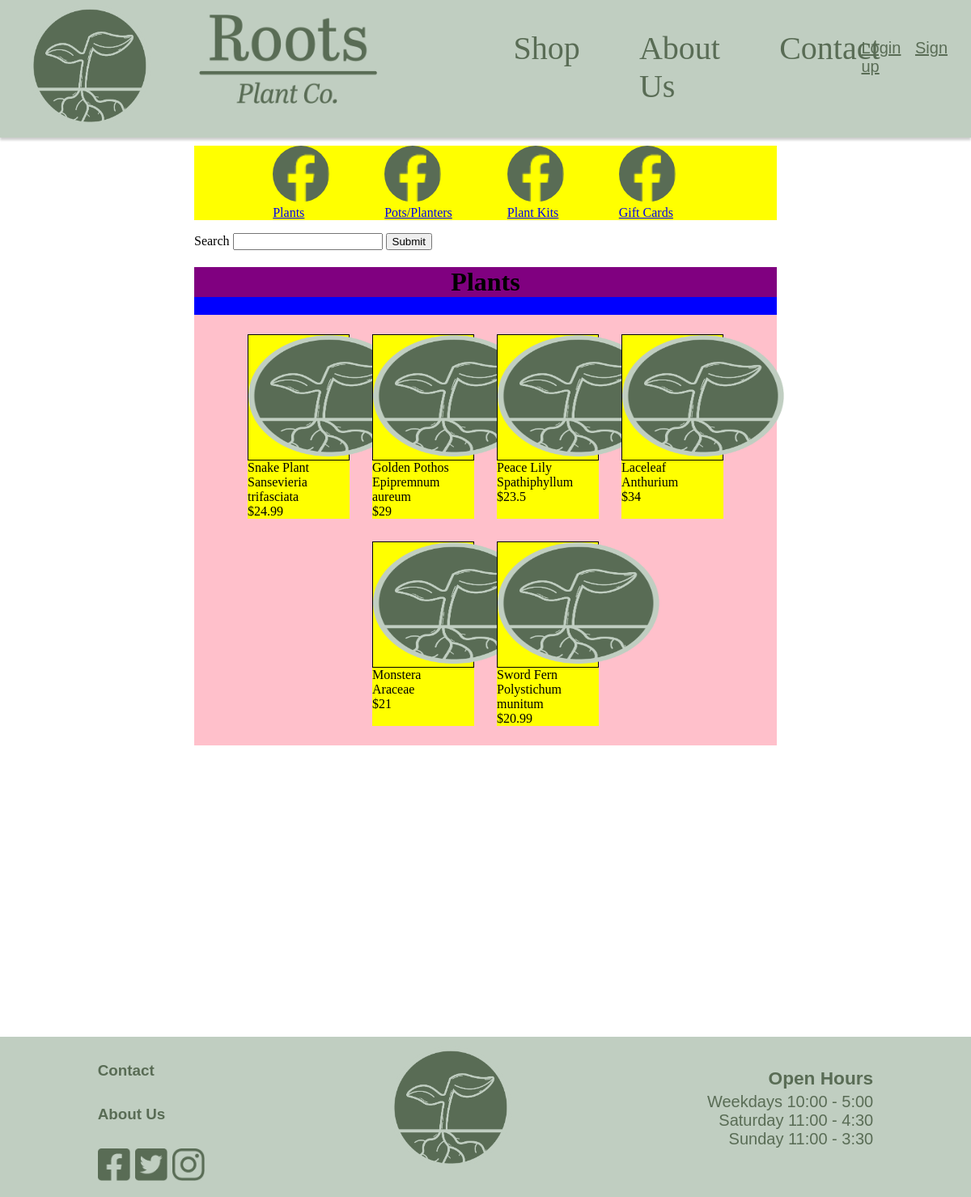
Before: /shopPlants with the older database file.
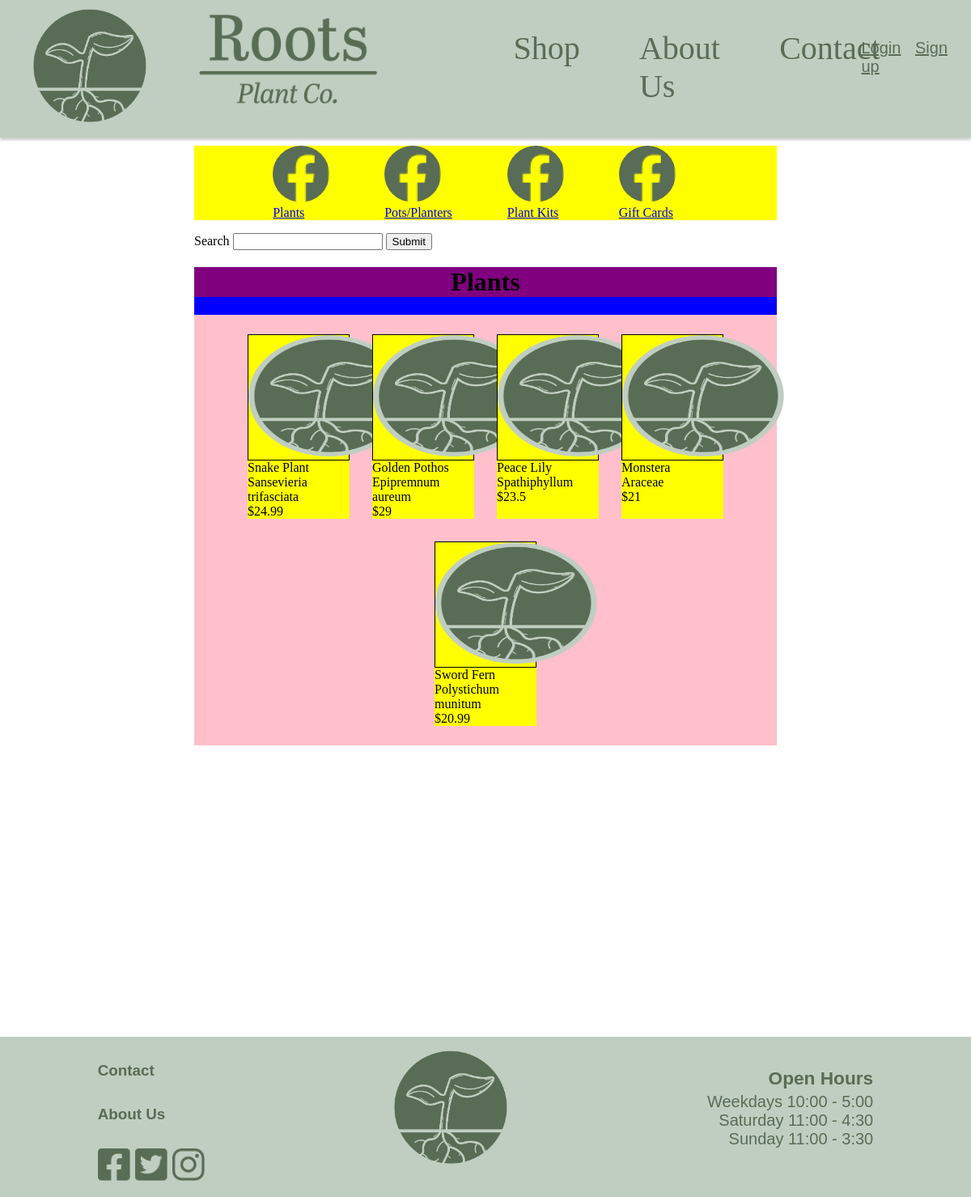
After: the same page with the newer database file.
### Website/models.py (models this page shows)
class ShopProducts(db.Model):
    __tablename__ = 'shopProducts'
    id = db.Column(db.Integer, primary_key=True)
    name = db.Column(db.String(150), nullable=False) #Is required
    summary = db.Column(db.String(500), nullable=True)
    description = db.Column(db.String(1000), nullable=True)
    price = db.Column(db.Integer, nullable=False) #Is required
    stock = db.Column(db.Integer, nullable=False) #Is required
    category = db.Column(db.String(150), nullable=False) #Is required
    imageUrl = db.Column(db.String(150), nullable=False) #Is required

### Website/views.py (the view)
@views.route('/shopPlants', methods=['GET', 'POST'])
def shopProductsPlants():
    form = SearchForm()
    products = []
    if request.method == 'POST':
        if form.validate_on_submit():
            search_term = form.search.data
        if not search_term:
            flash('Please enter a search term', category='error')
        else:
            search_term = search_term.strip()
            search_words = search_term.split()
            products = ShopProducts.query.filter(
                (ShopProducts.name.contains(search_term)) |
                (ShopProducts.category.contains(search_term)) |
                (ShopProducts.summary.contains(search_term)) |
                db.or_(*[ShopProducts.description.contains(word) for word in search_words])
            ).all()
            if not products:
                flash('No products found', category='error')
    else:
        products = ShopProducts.query.all()
    return render_template('shopPlants.html', user=current_user, products=products, form=form)

### Website/forms.py
class SearchForm(FlaskForm):
    search = StringField('Search')
    submit = SubmitField('Submit')

### Website/templates/shopPlants.html (shortened to what this page needs)
{% extends "navBase.html" %}
{% block content %}
<link rel="stylesheet" href="{{ url_for('static', filename='css/shopPage.css') }}">
<div class="shopNav">
    <ul class="shopNavItems">
        <li class="shopNavItem"><a href="/shop"><img class="navImage" height="70px" src="{{ url_for('static', filename='facebookIcon.png') }}"><br>Plants</a></li>
        <li class="shopNavItem"><a href="/shop"><img class="navImage" height="70px" src="{{ url_for('static', filename='facebookIcon.png') }}"><br>Pots/Planters</a></li>
        <li class="shopNavItem"><a href="/shop"><img class="navImage" height="70px" src="{{ url_for('static', filename='facebookIcon.png') }}"><br>Plant Kits</a></li>
        <li class="shopNavItem"><a href="/shop"><img class="navImage" height="70px" src="{{ url_for('static', filename='facebookIcon.png') }}"><br>Gift Cards</a></li>
    </ul>
</div>
<form method="POST">
    {{ form.search.label }} {{ form.search(size=20) }}
    {{ form.submit() }}
</form>
<div class="shopContainer">
    <h1 class="title">Plants</h1>
    <div class="flexContainer">
        {% for product in products %}
        {% if product.category == "Plant" %}
        <div class="flexBox">
            <div class="productImage">
                <img src="{{ url_for('static', filename='img/' + product.imageUrl) }}" width="200" height="150" alt="Plant image">
            </div>
            <div class="productName">
                {{ product.name }}
            </div>
            <div class="productSummary">
                {{ product.summary }}
            </div>
            <div class="productPrice">
                ${{ product.price }}
            </div>
        </div>
        {% endif %}
        {% endfor %}
    </div>
</div>
{% endblock %}

Changed rows visible on the page:
no longer on this page (row edited): ShopProducts: imageUrl (picture), name "Laceleaf", summary "Anthurium", price "34"
